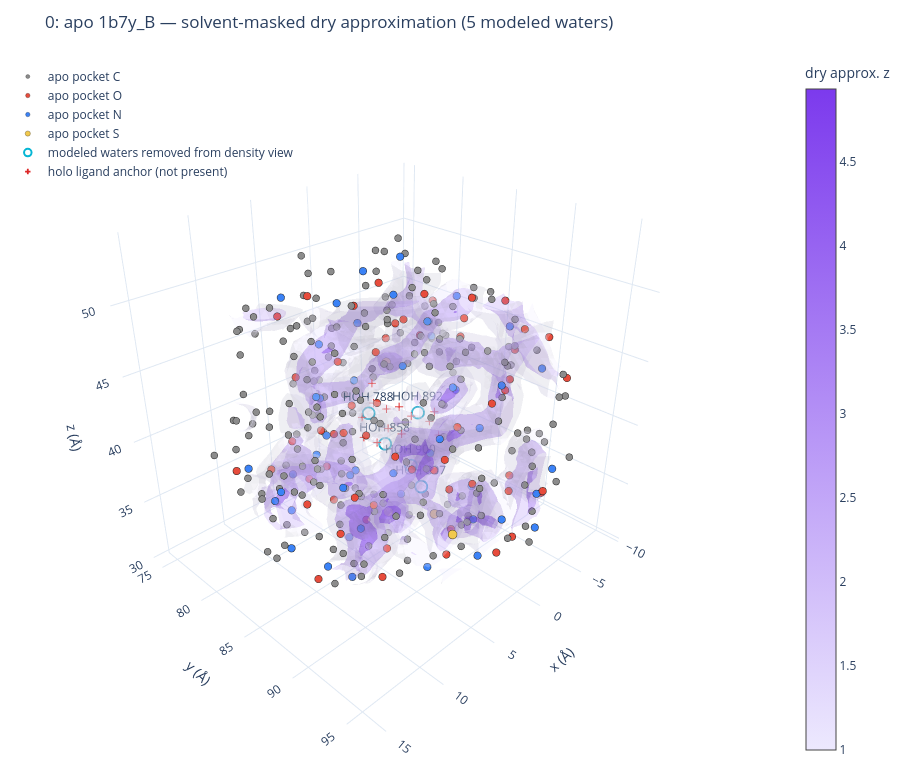

The notebook cell saved with this chart:
### Code cell
dry_pair, removed_waters, dry_figure, dry_diagnostics = visualize_dry_apo_pair(
    pair_number=PAIR_NUMBER,
    grid_size=GRID_SIZE,
    voxel_a=VOXEL_A,
    density_sigma=DENSITY_SIGMA,
    site_radius_a=DRY_SITE_RADIUS_A,
    mask_inner_a=DRY_MASK_INNER_A,
    mask_outer_a=DRY_MASK_OUTER_A,
)

display(pd.Series({
    "pair_id": dry_pair["id"],
    "source_apo_map": dry_pair["metadata"]["apo_map_path"],
    "interpretation": "visualization-only solvent-masked approximation",
    **dry_diagnostics,
}, name="value").to_frame())
display(removed_waters.round(4))
dry_figure.show()

### Figure 1 — Plotly figure (JSON) as saved in the notebook; plotly's stock layout.template omitted (floating-point values rounded to 4 significant figures; data arrays with more than 128 entries replaced by an {"elided": "..."} marker saying what was removed)
{"data": [{"caps": {"x": {"show": false}, "y": {"show": false}, "z": {"show": false}}, "colorbar": {"title": {"text": "dry approx. z"}}, "colorscale": [[0, "#ede9fe"], [1, "#7c3aed"]], "hovertemplate": "x=%{x:.2f} Å<br>y=%{y:.2f} Å<br>z=%{z:.2f} Å<br>masked z=%{value:.2f}<extra></extra>", "isomax": 4.932, "isomin": 1, "name": "solvent-masked apo density", "opacity": 0.24, "surface": {"count": 3}, "type": "isosurface", "value": {"elided": "64000 float values"}, "x": {"elided": "64000 float values"}, "y": {"elided": "64000 float values"}, "z": {"elided": "64000 float values"}}, {"hovertemplate": "C<br>x=%{x:.3f} Å<br>y=%{y:.3f} Å<br>z=%{z:.3f} Å<extra></extra>", "marker": {"color": "#8c8c8c", "line": {"color": "#222", "width": 0.3}, "size": 4}, "mode": "markers", "name": "apo pocket C", "type": "scatter3d", "x": {"elided": "227 float values"}, "y": {"elided": "227 float values"}, "z": {"elided": "227 float values"}}, {"hovertemplate": "O<br>x=%{x:.3f} Å<br>y=%{y:.3f} Å<br>z=%{z:.3f} Å<extra></extra>", "marker": {"color": "#e74c3c", "line": {"color": "#222", "width": 0.3}, "size": 4.4}, "mode": "markers", "name": "apo pocket O", "type": "scatter3d", "x": [10.4, -7.354, -1.751, -1.862, -1.405, -6.05, 1.761, 2.862, 0.486, 2.024, -0.326, 6.535, 11.3, 7.626, 10.95, 7.862, 3.234, 3.491, -0.885, -6.421, -3.331, -7.623, -5.73, -4.823, 7.537, 8.04, 3.86, -0.459, 3.639, 4.402, 7.104, 6.191, 2.398, 1.413, -2.308, -4.018, -7.202, -3.609, -2.048, -6.379, -7.684, -6.905, -7.581, 3.324, 7.568, 7.011, 5.901, 7.095, 11.98, 12.33, 15.51, 0.44, 3.719, 2.592, 5.269, 2.369, 7.266, 8.347, 5.161], "y": [93.14, 88.3, 95.11, 92.25, 93.2, 92.23, 94.24, 91.09, 90.84, 90.06, 88.1, 88.11, 86.88, 89.67, 88.89, 88.69, 89.71, 91.78, 92.03, 80.51, 79.55, 82.44, 78.1, 77.01, 79.36, 83.2, 85.17, 85.11, 82.56, 81.66, 80.36, 81.69, 80.75, 82.32, 83.07, 85.71, 86.81, 91.24, 87.92, 91.35, 87.63, 87.95, 92.36, 94.22, 94.34, 91.24, 87.05, 87.26, 91.44, 87.46, 84.96, 76.35, 79.2, 79.97, 81.7, 82.09, 81.44, 78.44, 76.97], "z": [44.89, 32.93, 37.55, 36.08, 32.83, 33.86, 33.81, 34.67, 37.15, 31.39, 34.93, 30.86, 32.82, 34.89, 37.49, 38.02, 39.03, 43.34, 44.39, 45.75, 44.51, 42.97, 43.65, 41.97, 48.3, 50.96, 51.23, 49.26, 48.85, 44.7, 44.01, 39.98, 40.11, 44.63, 44.98, 46.59, 47.33, 47.62, 49.34, 46.2, 43.55, 41.5, 42.98, 45.92, 43.94, 41.56, 44.16, 42.34, 42.05, 39.71, 42.49, 34.97, 34.69, 37.52, 33.62, 30.44, 36.3, 36.21, 36.59]}, {"hovertemplate": "N<br>x=%{x:.3f} Å<br>y=%{y:.3f} Å<br>z=%{z:.3f} Å<extra></extra>", "marker": {"color": "#3b82f6", "line": {"color": "#222", "width": 0.3}, "size": 4.4}, "mode": "markers", "name": "apo pocket N", "type": "scatter3d", "x": [-3.798, -3.777, -1.686, 0.592, 0.619, -2.476, 0.807, 4.877, 9.571, 12.78, 7.977, 5.626, 4.17, 0.765, -0.748, 1.411, 0.738, -4.708, -6.339, 8.054, 6.023, 5.617, 1.461, 1.588, 2.568, 5.851, 7.196, 5.439, 2.435, -0.056, -1.633, -5.15, -4.569, -5.094, 6.099, 9.04, 11.12, 13.94, 13.9, 2.123, 2.032, 3.974, 5.497, 6.485, 8.215, 5.214, 10.07, 14.88], "y": [94.37, 93.32, 94.83, 93.62, 91.21, 88.44, 91.94, 90.82, 88.33, 89.72, 87.54, 88.98, 90.17, 88.97, 87.95, 91.91, 92.92, 81.72, 80.56, 80.56, 83.6, 85.64, 84.7, 84.22, 81.73, 81.47, 82.56, 80.82, 81.11, 83.53, 84.38, 83.98, 89.32, 91.88, 92.62, 91.64, 89.47, 87.06, 83.83, 77.42, 80.6, 82.14, 80.21, 78.53, 80.36, 83.24, 81.0, 88.97], "z": [38.03, 35.43, 34.37, 35.63, 34.38, 34.35, 31.66, 32.38, 32.84, 36.43, 35.57, 37.93, 41.01, 44.08, 42.95, 42.46, 45.69, 44.92, 42.81, 50.12, 50.03, 52.58, 52.23, 49.53, 47.03, 46.42, 43.37, 41.91, 42.33, 43.46, 46.68, 47.46, 46.92, 44.44, 43.95, 42.43, 41.35, 41.24, 41.38, 36.01, 34.19, 35.4, 37.0, 34.95, 33.48, 30.96, 35.57, 38.61]}, {"hovertemplate": "S<br>x=%{x:.3f} Å<br>y=%{y:.3f} Å<br>z=%{z:.3f} Å<extra></extra>", "marker": {"color": "#f2c94c", "line": {"color": "#222", "width": 0.3}, "size": 5.2}, "mode": "markers", "name": "apo pocket S", "type": "scatter3d", "x": [-1.152, 3.762, 5.669, -2.39], "y": [86.0, 85.92, 93.59, 79.52], "z": [31.21, 33.91, 37.12, 41.56]}, {"customdata": [[0.726, 3.23], [1.193, 2.542], [3.746, 1.074], [3.905, 0.8571], [4.076, 1.187]], "hovertemplate": "water O<br>x=%{x:.3f} Å<br>y=%{y:.3f} Å<br>z=%{z:.3f} Å<br>anchor distance=%{customdata[0]:.2f} Å<br>original density z=%{customdata[1]:.2f}<extra></extra>", "marker": {"color": "#06b6d4", "line": {"color": "#0891b2", "width": 2}, "size": 7.5, "symbol": "circle-open"}, "mode": "markers+text", "name": "modeled waters removed from density view", "text": ["HOH 788", "HOH 892", "HOH 858", "HOH 807", "HOH 900"], "textposition": "top center", "type": "scatter3d", "x": [4.931, -0.203, 0.987, 2.744, 0.478], "y": [85.2, 84.94, 82.76, 88.11, 84.96], "z": [42.28, 40.16, 37.09, 36.69, 35.94]}, {"hovertemplate": "anchor<br>x=%{x:.3f} Å<br>y=%{y:.3f} Å<br>z=%{z:.3f} Å<extra></extra>", "marker": {"color": "#dc2626", "size": 4.5, "symbol": "cross"}, "mode": "markers", "name": "holo ligand anchor (not present)", "type": "scatter3d", "x": [0.7379, 0.9946, 2.251, 3.456, 4.725, 5.819, 3.284, 4.374, 5.644, 4.193, -0.1773, -1.292, 0.007477], "y": [83.98, 85.43, 85.72, 85.59, 85.79, 85.67, 85.25, 85.13, 85.33, 84.8, 86.11, 85.56, 87.18], "z": [40.62, 40.55, 39.74, 40.64, 40.14, 40.98, 41.97, 42.81, 42.31, 44.12, 39.92, 40.04, 39.32]}], "layout": {"height": 760, "legend": {"x": 0.01, "y": 0.99}, "margin": {"b": 0, "l": 0, "r": 0, "t": 55}, "scene": {"aspectmode": "data", "camera": {"eye": {"x": 1.45, "y": 1.45, "z": 1.15}}, "xaxis": {"title": {"text": "x (Å)"}}, "yaxis": {"title": {"text": "y (Å)"}}, "zaxis": {"title": {"text": "z (Å)"}}}, "title": {"text": "0: apo 1b7y_B — solvent-masked dry approximation (5 modeled waters)"}}}
